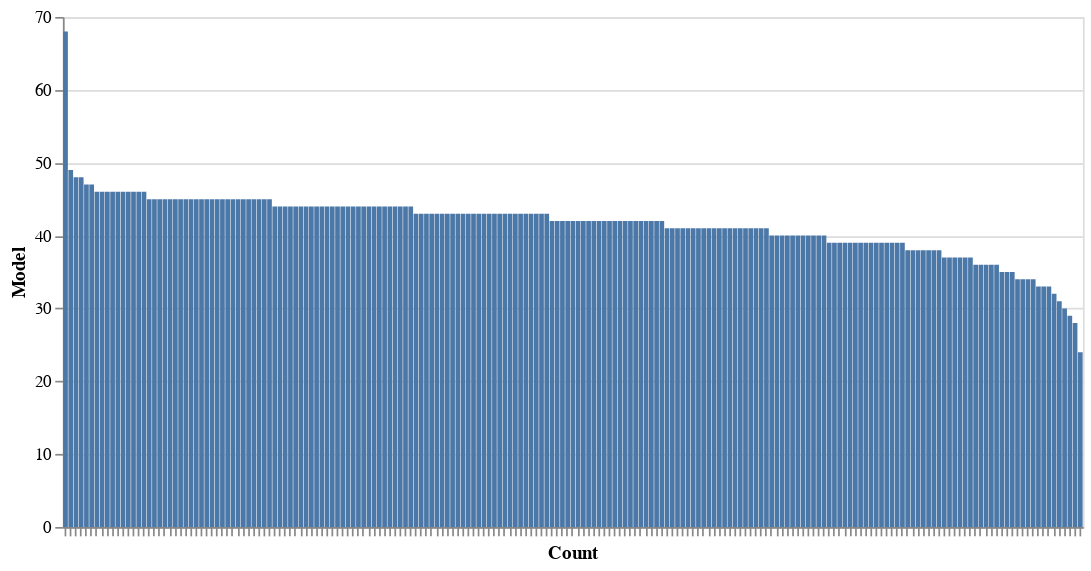

Notebook code for this chart:
### Markdown cell above
Here we can see the whole data set, and as we can see that the car model with the fewest amount of pictures still has 24 entries.

### Code cell
alt.Chart(freq_labels).mark_bar().encode(
    x=alt.X('labels', axis=alt.Axis(title='Count',labels=False),sort=(alt.EncodingSortField(field='labels', op='count', order='ascending'))),
    y=alt.Y('count', axis=alt.Axis(title='Model')),
    tooltip = 'count',
).interactive().properties(
    width=600,
    height=300
)

### Figure 1 — Vega-Lite specification as saved in the notebook (floating-point values rounded to 4 significant figures; data arrays with more than 128 entries replaced by an {"elided": "..."} marker saying what was removed)
{"config": {"view": {"continuousWidth": 400, "continuousHeight": 300}}, "data": {"name": "data-87b8ae8a4eefd1b19ed7e6f2ea314099"}, "mark": "bar", "encoding": {"tooltip": {"field": "count", "type": "quantitative"}, "x": {"axis": {"labels": false, "title": "Count"}, "field": "labels", "sort": {"field": "labels", "op": "count", "order": "ascending"}, "type": "nominal"}, "y": {"axis": {"title": "Model"}, "field": "count", "type": "quantitative"}}, "height": 300, "selection": {"selector002": {"type": "interval", "bind": "scales", "encodings": ["x", "y"]}}, "width": 600, "$schema": "https://vega.github.io/schema/vega-lite/v4.17.0.json", "datasets": {"data-87b8ae8a4eefd1b19ed7e6f2ea314099": {"elided": "195 records"}}}
